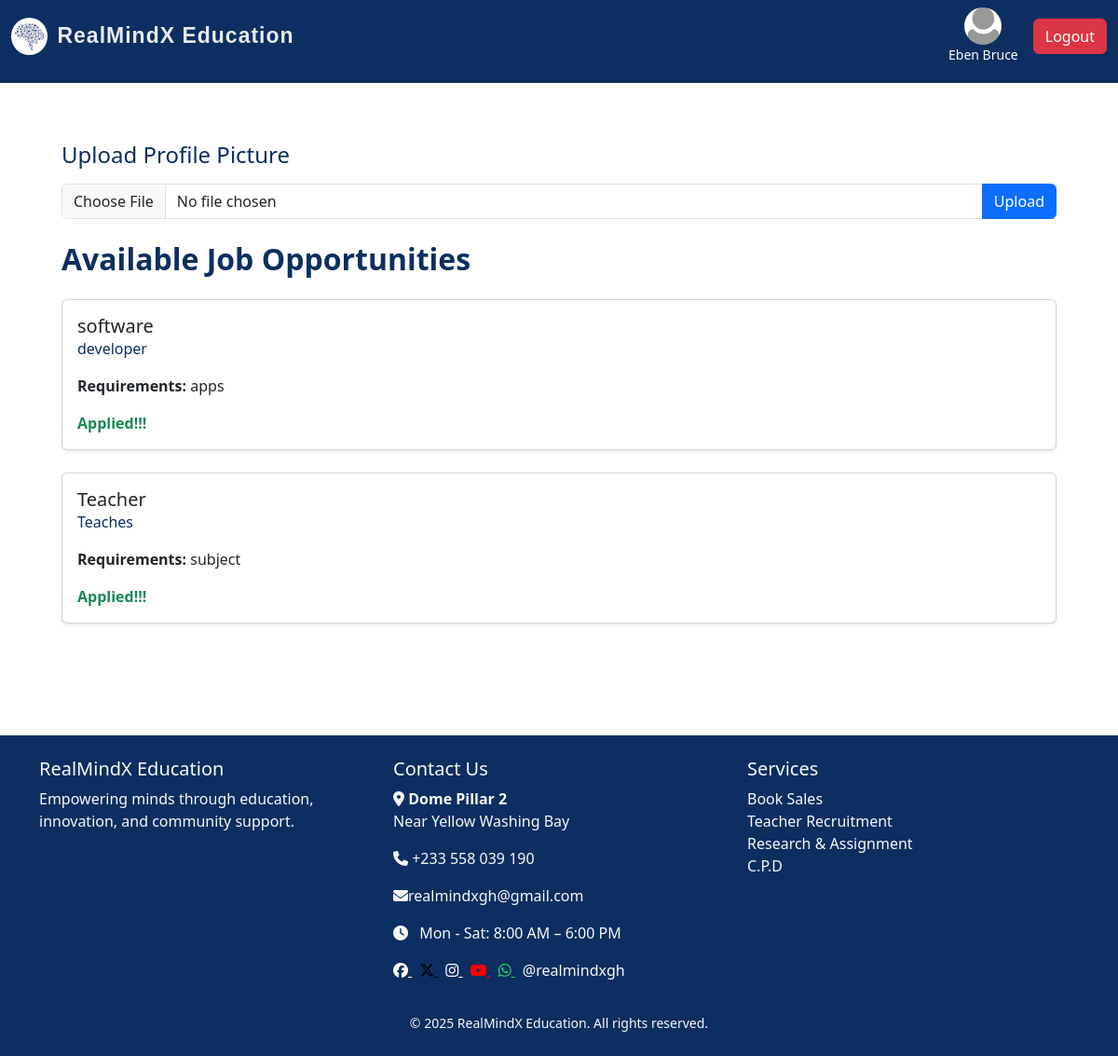
The page /users/dashboard (signed in) on the database as committed earlier.
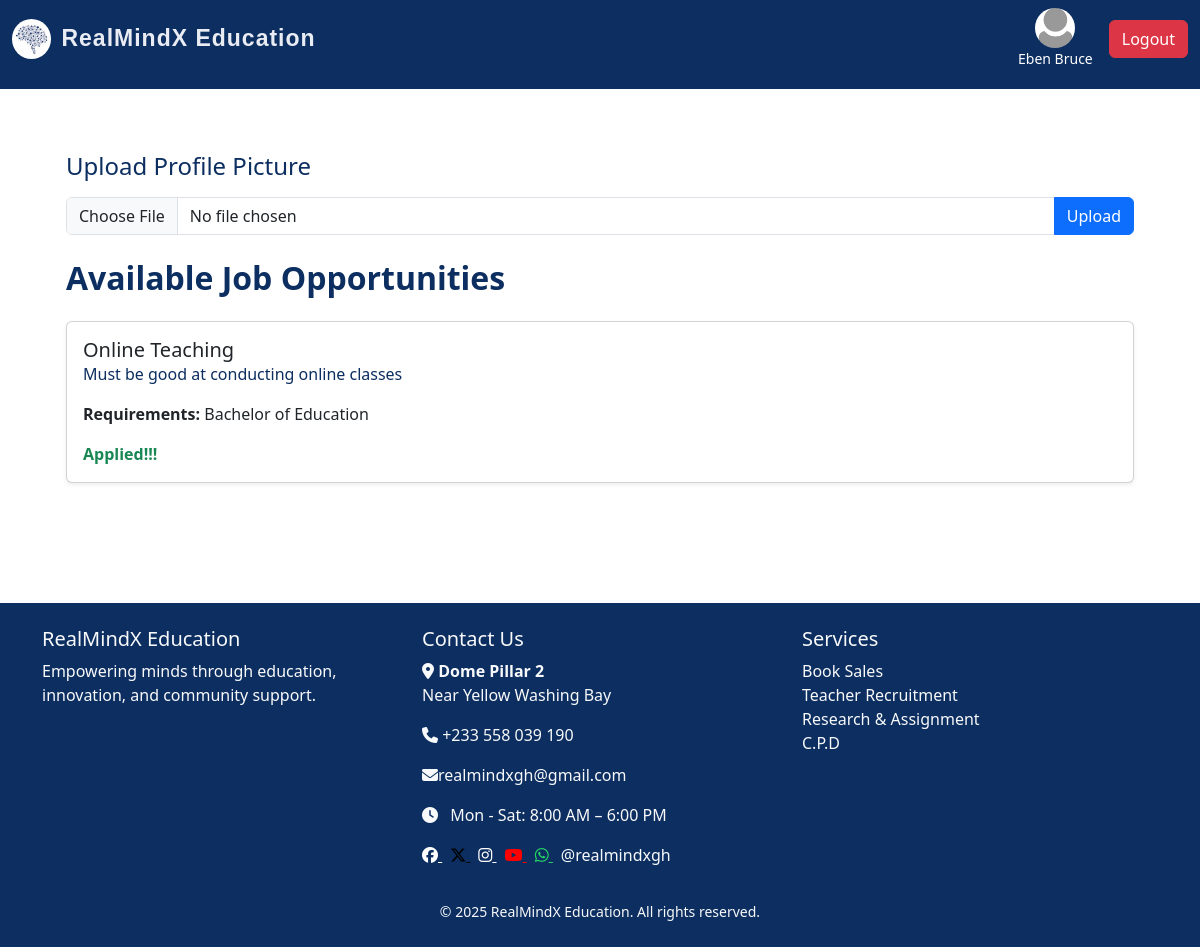
The same page on the database as committed later.
### realmind/models/job.py (models this page shows)
class JobPost(db.Model):
    id = db.Column(db.Integer, primary_key=True)
    title = db.Column(db.String(150), nullable=False)
    description = db.Column(db.Text, nullable=False)
    job_type = db.Column(db.String(50))
    requirements = db.Column(db.Text, nullable=False)
    date_posted = db.Column(db.DateTime, default=datetime.utcnow)
    admin_id = db.Column(db.Integer, db.ForeignKey('admin.id'), nullable=False)
    applications = db.relationship('Application', backref='job', cascade='all, delete-orphan', lazy=True)

### realmind/routes/user_routes.py (the view)
@user_bp.route('/users/dashboard')
@login_required
def users_dashboard():
    if not isinstance(current_user, User):
        return redirect(url_for('admin.admin_dashboard'))  # Ensure 'admin' is the admin blueprint name
    jobs = JobPost.query.order_by(JobPost.id.desc()).all()
    applied_jobs = [application.job_id for application in current_user.applications]
    return render_template('users_dashboard.html', jobs=jobs, applied_jobs=applied_jobs)

### realmind/models/user.py (called while the page is built)
    @property
    def is_admin(self):
        return False

### realmind/templates/users_dashboard.html (shortened to what this page needs)
{% extends "index.html" %}
{% block content %}
    <div class="container py-4">
        <div class="container py-4">
            <h4 class="mb-3">Upload Profile Picture</h4>
    <form method="POST" action="{{ url_for('user.upload_profile_pic') }}" enctype="multipart/form-data" class="mb-2">
        <div class="input-group">
            <input type="file" name="profile_pic" class="form-control" required>
            <button type="submit" class="btn btn-primary">Upload</button>
        </div>
    </form>
    <h2 class="mb-4 fw-bold" style="color: #0C2E60;">Available Job Opportunities</h2>
    {% if jobs %}
        {% for job in jobs %}
        <div class="card mb-4 shadow-sm">
            <div class="card-body">
                <h5 class="card-title">{{ job.title }}</h5>
                <p class="card-text">{{ job.description }}</p>
                {% if job.requirements %}
                <p><strong>Requirements:</strong> {{ job.requirements }}</p>
                {% endif %}
                {% if job.id in applied_jobs %}
                <span class="text-success fw-bold">Applied!!!</span>
                {% else %}
                    <a href="{{ url_for('user.apply', job_id=job.id) }}" class="btn btn-primary">Apply</a>
                {% endif %}
            </div>
        </div>
        {% endfor %}
    {% else %}
        <div class="alert alert-info" role="alert">
            No job postings available right now.
        </div>
    {% endif %}
</div>
{% endblock %}

Rows that differ between the two databases and show on the page:
removed JobPost: title "software", description "developer", requirements "apps", shows "Applied!!!"
changed JobPost: title "Teacher" → "Online Teaching"; description "Teaches" → "Must be good at conducting online classes"; requirements "subject" → "Bachelor of Education"
